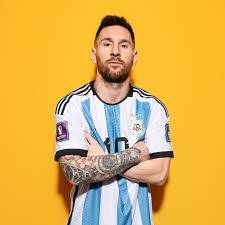
#> input picture public/descarga.jpg, 225 x 225 px
$ python tarea4.py
#> lines starting #> are read from the running program, lines starting #| are printed output that depends on the picture; after the words box and inside, x2 and y2 are one past the last pixel; in counts of white or black regions, pixels touching at a corner belong together
import cv2

# Ruta de la imagen en tu dispositivo
ruta_imagen = r"public/descarga.jpg"

# Cargar la imagen
imagen = cv2.imread(ruta_imagen)
#> imagen is the input picture: shape (225, 225, 3); mean B, G, R 84, 177.7, 222.1

# Verifica si la imagen se cargó correctamente
if imagen is None:
    print("Error: No se pudo cargar la imagen. Verifica la ruta de la imagen.")
    exit()

# Obtén las dimensiones de la imagen
height, width = imagen.shape[:2]
#> height = 225; width = 225

# Dibuja un rectángulo verde
inicio_rect = (width - 100, 0)  # Esquina superior derecha
#> inicio_rect = (125, 0)
fin_rect = (width, 100)  # Final del rectángulo
#> fin_rect = (225, 100)
color_rect = (0, 255, 0)  # Verde en formato BGR
grosor_rect = 3

cv2.rectangle(imagen, inicio_rect, fin_rect, color_rect, grosor_rect)
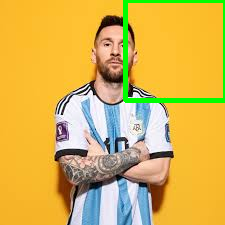
#> imagen: shape (225, 225, 3); 2.92% of pixels changed, all inside (x1, y1, x2, y2) = (123, 0, 225, 103)

# Muestra la imagen con el rectángulo
cv2.imshow('Imagen con Rectángulo Verde', imagen)

# Espera hasta que se presione una tecla
cv2.waitKey(0)

cv2.destroyAllWindows()
